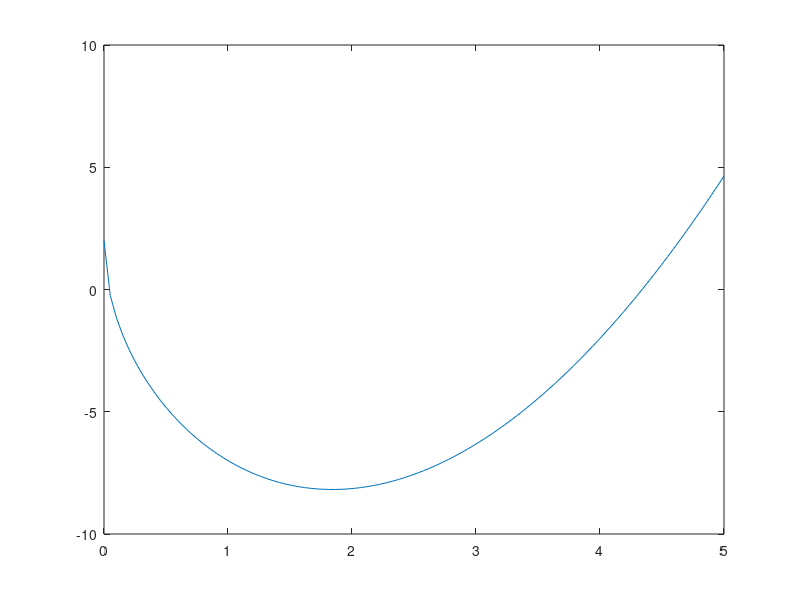
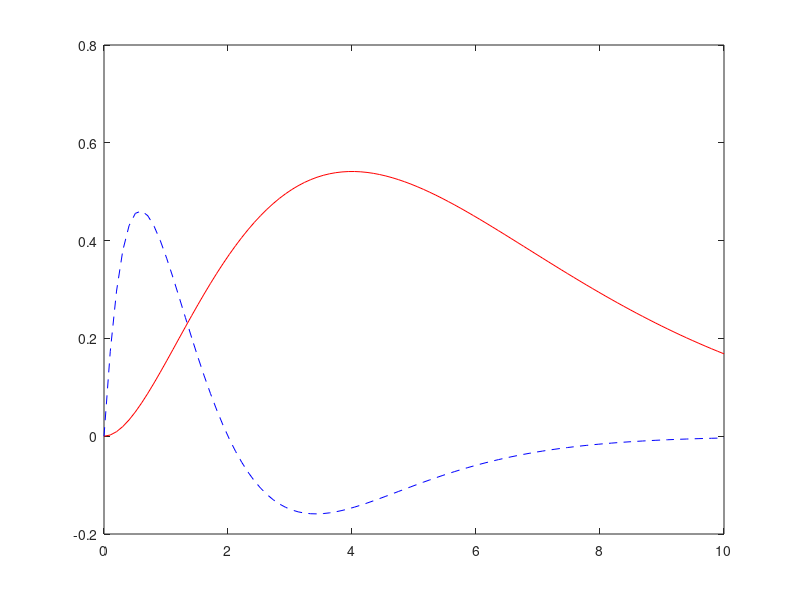
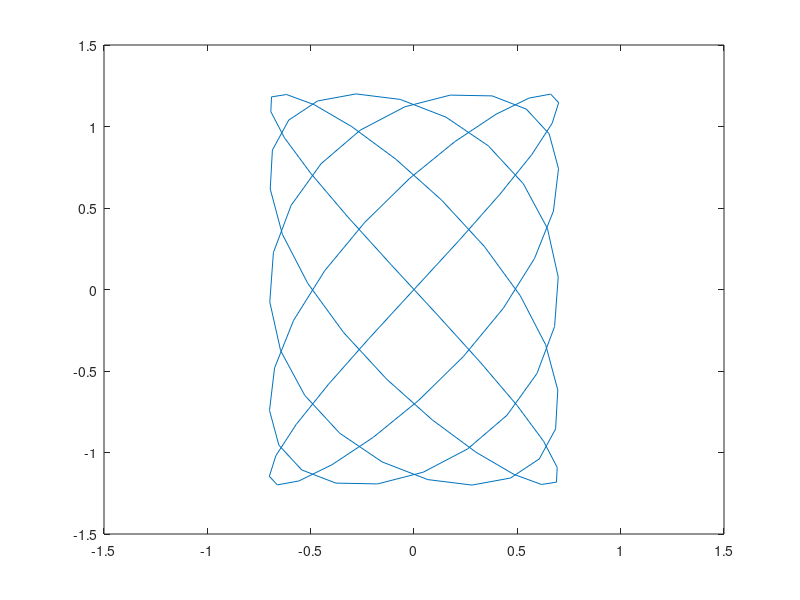
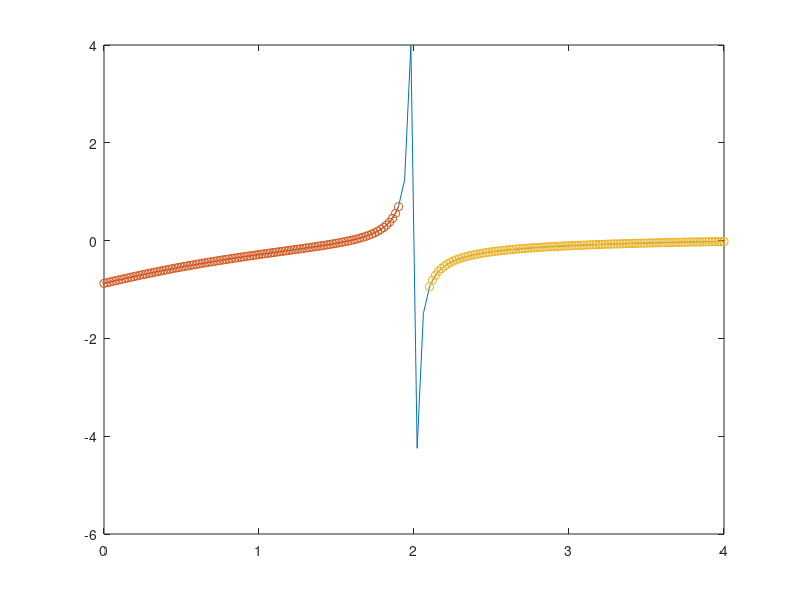

Reproduce these figures in MATLAB, in order. (Note: this script raises an error after producing the figures.)
%Question #1
x = linspace(0,5);
fx = (x.^2) - (10*(sqrt(x))) + 2;

Q1Plot = figure('Name','Question #1'); figure(Q1Plot);
plot(x,fx);

%Question #2
x2 = linspace(0,10);
f2x = (x.^2).*(exp(x.*(-1)));
df2x = ((x2.*2).*(exp(x2.*(-1))))+(((x2.^2).*(-1)).*exp(x2.*(-1)));

Q2Plot = figure('Name','Question #2'); figure(Q2Plot);
plot(x2,f2x,'-r',x2,df2x,'--b');

%Question #3
t = linspace(0,pi);
x = (.7)*sin(10*t);
y = (1.2)*sin(8*t);

Q3Plot = figure('Name','Question #3'); figure(Q3Plot);
plot(x,y); axis([-1.5 1.5 -1.5 1.5]);

%Question #4
x = linspace(0,4);
numx = (x.^2)-(6*x)+7;
denx = (x.^3)-8;
f3x = numx./denx;

Q4Plot = figure('Name','Question #4');figure(Q4Plot);
plot(x,f3x); hold on;

x1 = linspace(0,1.9);
numx1 = (x1.^2)-(6*x1)+7;
denx1 = (x1.^3)-8;
f3x1 = numx1./denx1;
plot(x1,f3x1,'-o');

x2 = linspace(2.1,4);
numx2 = (x2.^2)-(6*x2)+7;
denx2 = (x2.^3)-8;
f3x2 = numx2./denx2;
plot(x2,f3x2,'-o'); hold off;

%Question #5
yr = [1988:1994];               %Creates a matrix with spacing 1 from 1988 to 1994
sle = [8 12 20 22 18 24 27];    %Gives a matrix of length 7 with "Sales/Year (in Millions of Dollars)
Q5Plot = figure('Name','Question #5'); figure(Q5Plot);
bar(yr,sle,'r');                %Creates a bar graph of sales against years, color red.
xlabel('Year');                 %Labels x-axis 'Year'
ylabel('Sales (Millions)');     %Labels y-axis 'Sales (Millions)'
    %This code gives a bar graph of sales numbers from year 1988-1994

%Question #6
yr = [1988:1994];               
sle = [8 12 20 22 18 24 27];
Q6Plot = figure('Name','Question #6'); figure(Q6Plot);
stem(yr,sle);
xlabel('Year');
ylabel('Sales (Millions)');
    %This code gives a stem plot (rather than a bar graph) of sales numbers from year 1988-1994
    %Stem plots are useful to show functional relationships with a line
    %between values
    
%Question #7
NormList = randn(500);
Q7Plot = figure('Name','Question#7'); figure(Q7Plot);
Q7Histogram = histogram(NormList);
Q7Histogram.NumBins = 20;
title('Random Distibution Between -1000,1000');